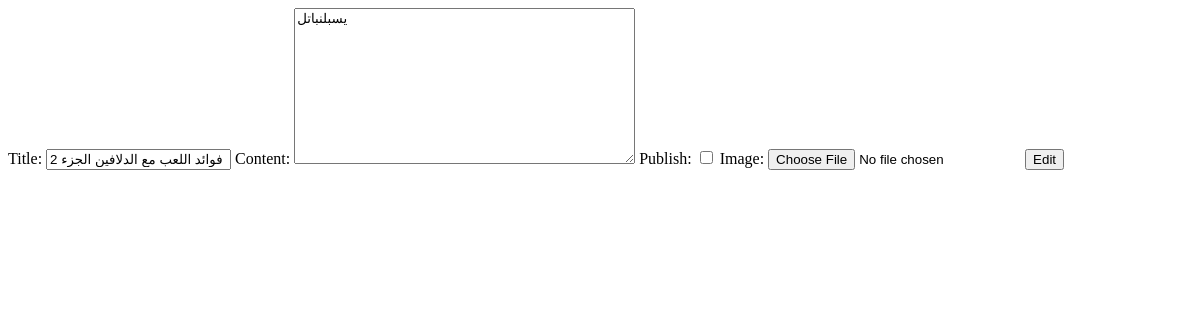
The app's page /blog/2/edit, older data.
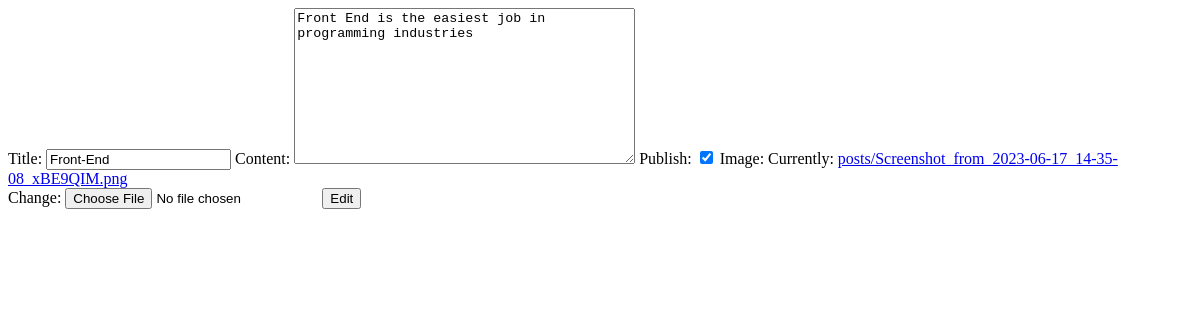
The same page, newer data.
### posts/models.py (models this page shows)
class Post(models.Model):
    title = models.CharField(max_length=100)
    content = models.TextField(max_length=10000)
    publish = models.BooleanField(default=False)
    image = models.ImageField(upload_to='posts')
    tags = TaggableManager()

### posts/views.py (the view)
# urls.py: path('blog/<int:pk>/edit', PostUpdate.as_view()),
class PostUpdate(generic.UpdateView):
    model = Post
    fields = ['title', 'content', 'publish', 'image', 'tags']
    success_url = '/blog/'
    template_name = 'posts/post_edit.html'

### posts/templates/posts/post_edit.html (shortened to what this page needs)
<form method="post" enctype="multipart/form-data">
    {{form}}
    <input type="submit" value="Edit">
</form>

Row changes from the older to the newer data that the page shows:
changed Post: title "فوائد اللعب مع الدلافين الجزء 2" → "Front-End"; content "يسبلنباتل" → "Front End is the easiest job in programming industries"; publish "☐" → "☑"
Text that changed along with them:
text no longer shown: "Title: Content: Publish: Image:"
text now shown: "Title: Content: Publish: Image: Currently: posts/Screenshot_from_2023-06-17_14-35-08_xBE9QIM.png Change:"
